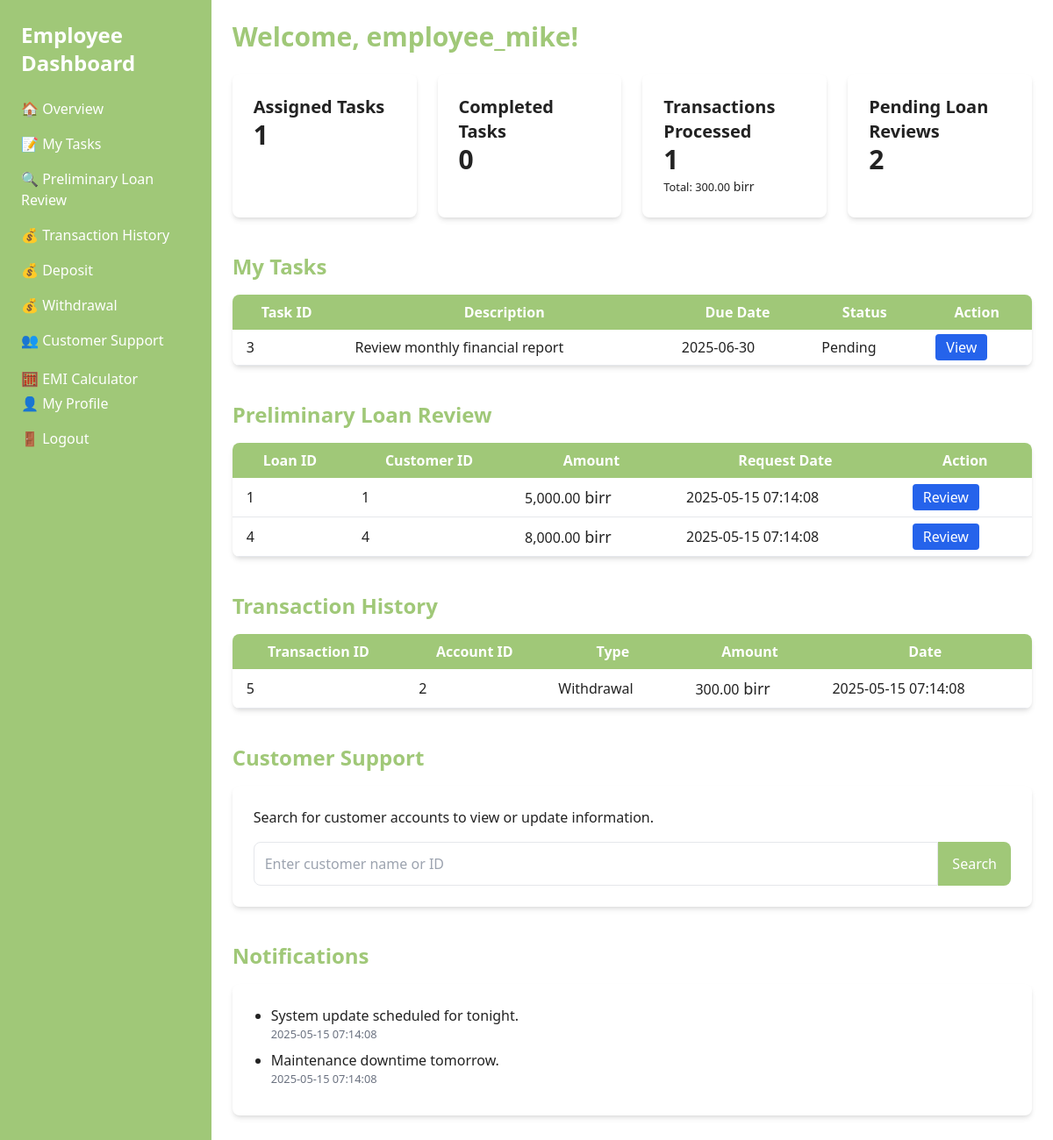
The app's page /employee_dashboard.php (signed in) with its own data.
### tables this page shows
CREATE TABLE tasks (
  task_id INT AUTO_INCREMENT PRIMARY KEY,
  task_description VARCHAR(255) NOT NULL,
  due_date DATE,
  status ENUM('Pending','Completed') DEFAULT 'Pending',
  assigned_to INT NOT NULL,
  CONSTRAINT fk_assigned_employee FOREIGN KEY (assigned_to) REFERENCES users(user_id)
);

CREATE TABLE Loans (
    loan_id INT PRIMARY KEY AUTO_INCREMENT,
    customer_id INT NOT NULL,
    loan_amount DECIMAL(10,2) NOT NULL,
    interest_rate DECIMAL(5,2) NOT NULL,
    duration INT NOT NULL,  
    status ENUM('Pending', 'Approved', 'Rejected') DEFAULT 'Pending',
    approved_by INT,
    request_date TIMESTAMP DEFAULT CURRENT_TIMESTAMP,
    approval_date TIMESTAMP NULL,
    FOREIGN KEY (customer_id) REFERENCES Customers(customer_id),
    FOREIGN KEY (approved_by) REFERENCES Employees(employee_id)
);

CREATE TABLE Transactions (
    transaction_id INT PRIMARY KEY AUTO_INCREMENT,
    account_id INT NOT NULL,
    transaction_type ENUM('Deposit', 'Withdrawal', 'Transfer') NOT NULL,
    amount DECIMAL(10,2) NOT NULL CHECK(amount > 0),
    transaction_date TIMESTAMP DEFAULT CURRENT_TIMESTAMP,
    processed_by INT NOT NULL,
    FOREIGN KEY (account_id) REFERENCES Accounts(account_id),
    FOREIGN KEY (processed_by) REFERENCES Employees(employee_id)
);

CREATE TABLE notifications (
  notification_id INT AUTO_INCREMENT PRIMARY KEY,
  message TEXT NOT NULL,
  target_role ENUM('Employee','Manager','Customer') NOT NULL,
  created_at TIMESTAMP DEFAULT CURRENT_TIMESTAMP
);

### employee_dashboard.php (the view, shortened to what this page needs)
<?php
require 'db_connection.php';
$employee_id = $_SESSION['user_id'];
$assignedTasks = [];
$completedTasks = 0;
$resultTaskCheck = $conn->query("SHOW TABLES LIKE 'tasks'");
if ($resultTaskCheck && $resultTaskCheck->num_rows > 0) {
    $queryTasks = "SELECT task_id, task_description, due_date, status
                   FROM tasks
                   WHERE assigned_to = $employee_id
                   ORDER BY due_date ASC";
    if ($result = $conn->query($queryTasks)) {
        while ($row = $result->fetch_assoc()) {
            $assignedTasks[] = $row;
        }
    }
    $queryCompletedTasks = "SELECT COUNT(*) AS completedTasks
                            FROM tasks
                            WHERE assigned_to = $employee_id AND status = 'Completed'";
    if ($result = $conn->query($queryCompletedTasks)) {
        if ($row = $result->fetch_assoc()) {
            $completedTasks = $row['completedTasks'];
        }
    }
}
$employeeTransactions = [];
$totalTransactionsValue = 0;
$queryTransactions = "SELECT transaction_id, account_id, transaction_type, amount, transaction_date
                      FROM transactions
                      WHERE processed_by = $employee_id
                      ORDER BY transaction_date DESC";
if ($result = $conn->query($queryTransactions)) {
    while ($row = $result->fetch_assoc()) {
        $employeeTransactions[] = $row;
        $totalTransactionsValue += $row['amount'];
    }
}
$transactionCount = count($employeeTransactions);
$pendingLoanReviews = [];
$queryLoanReviews = "SELECT loan_id, customer_id, loan_amount, request_date
                     FROM loans
                     WHERE status = 'Pending'
                     ORDER BY request_date ASC";
if ($result = $conn->query($queryLoanReviews)) {
    while ($row = $result->fetch_assoc()) {
        $pendingLoanReviews[] = $row;
    }
}
$pendingLoanReviewsCount = count($pendingLoanReviews);
$notifications = [];
$queryNotifications = "SELECT notification_id, message, created_at
                       FROM notifications
                       WHERE target_role = 'Employee'
                       ORDER BY created_at DESC";
if ($result = $conn->query($queryNotifications)) {
    while ($row = $result->fetch_assoc()) {
        $notifications[] = $row;
    }
}
?>
<!DOCTYPE html>
<html lang="en">
<head>
    <link href="https://cdn.jsdelivr.net/npm/tailwindcss@2.2.16/dist/tailwind.min.css" rel="stylesheet">
    <link href="styles.css" rel="stylesheet">
</head>
<body class="bg-3 text-color2">
    <div class="flex">
        <aside class="w-[25%] bg-primary text-white h-screen p-6 sticky">
            <h2 class="text-2xl font-bold mb-6">Employee Dashboard</h2>
            <nav>
                <ul>
                    <li class="mb-4"><a href="employee_dashboard.php" class="hover:text-color3">🏠 Overview</a></li>
                    <li class="mb-4"><a href="employee_tasks.php" class="hover:text-color3">📝 My Tasks</a></li>
                    <li class="mb-4"><a href="loan_review.php" class="hover:text-color3">🔍 Preliminary Loan Review</a>
                    </li>
                    <li class="mb-4"><a href="employee_transactions.php" class="hover:text-color3">💰 Transaction
                            History</a></li>
                    <li class="mb-4"><a href="employee_deposit.php" class="hover:text-color3">💰 Deposit</a>
                    <li class="mb-4"><a href="withdrawal.php" class="hover:text-color3">💰 Withdrawal</a>
                    <li class="mb-4"><a href="customer_support.php" class="hover:text-color3">👥 Customer Support</a>
                    </li>
                    <li class="py-1"><a href="emi_calculator.php" class="hover:text-color3">🧮 EMI Calculator</a></li>
                    <li class="mb-4"><a href="employee_profile.php" class="hover:text-color3">👤 My Profile</a></li>
                    <li class="mb-4"><a href="logout.php" class="hover:text-color3">🚪 Logout</a></li>
                </ul>
            </nav>
        </aside>
        <main class="flex-grow p-6 h-screen w-[75%] overflow-auto">
            <h1 class="text-3xl font-bold mb-6 text-color3">Welcome,
                <?php echo htmlspecialchars($_SESSION['username']); ?>!</h1>
            <div class="grid grid-cols-1 md:grid-cols-4 gap-6 mb-10">
                <div class="bg-white shadow-md rounded-lg p-6">
                    <h3 class="text-xl font-semibold">Assigned Tasks</h3>
                    <p class="text-3xl font-bold"><?php echo count($assignedTasks); ?></p>
                </div>
                <div class="bg-white shadow-md rounded-lg p-6">
                    <h3 class="text-xl font-semibold">Completed Tasks</h3>
                    <p class="text-3xl font-bold"><?php echo $completedTasks; ?></p>
                </div>
                <div class="bg-white shadow-md rounded-lg p-6">
                    <h3 class="text-xl font-semibold">Transactions Processed</h3>
                    <p class="text-3xl font-bold"><?php echo $transactionCount; ?></p>
                    <small>Total: <?php echo number_format($totalTransactionsValue, 2); ?><span class="text-sm">
                            birr<span></small>
                </div>
                <div class="bg-white shadow-md rounded-lg p-6">
                    <h3 class="text-xl font-semibold">Pending Loan Reviews</h3>
                    <p class="text-3xl font-bold"><?php echo $pendingLoanReviewsCount; ?></p>
                </div>
            </div>
            <section class="mb-10">
                <h2 class="text-2xl font-bold mb-4 text-color3">My Tasks</h2>
                <?php if(count($assignedTasks) > 0): ?>
                <div class="bg-white shadow-md rounded-lg overflow-auto">
                    <table class="w-full">
                        <thead class="bg-primary text-white">
                            <tr>
                                <th class="px-4 py-2">Task ID</th>
                                <th class="px-4 py-2">Description</th>
                                <th class="px-4 py-2">Due Date</th>
                                <th class="px-4 py-2">Status</th>
                                <th class="px-4 py-2">Action</th>
                            </tr>
                        </thead>
                        <tbody>
                            <?php foreach($assignedTasks as $task): ?>
                            <tr class="border-b hover:bg-gray-100">
                                <td class="px-4 py-2"><?php echo htmlspecialchars($task['task_id']); ?></td>
                                <td class="px-4 py-2"><?php echo htmlspecialchars($task['task_description']); ?></td>
                                <td class="px-4 py-2"><?php echo htmlspecialchars($task['due_date']); ?></td>
                                <td class="px-4 py-2"><?php echo htmlspecialchars($task['status']); ?></td>
                                <td class="px-4 py-2">
                                    <a href="view_task.php?task_id=<?php echo $task['task_id']; ?>"
                                        class="bg-blue-600 text-white px-3 py-1 rounded hover:bg-blue-700">View</a>
                                </td>
                            </tr>
                            <?php endforeach; ?>
                        </tbody>
                    </table>
                </div>
                <?php else: ?>
                <div class="p-6 text-center bg-white shadow-md rounded-lg">No tasks assigned.</div>
                <?php endif; ?>
            </section>
            <section class="mb-10">
                <h2 class="text-2xl font-bold mb-4 text-color3">Preliminary Loan Review</h2>
                <?php if(count($pendingLoanReviews) > 0): ?>
                <div class="bg-white shadow-md rounded-lg overflow-auto">
                    <table class="w-full">
                        <thead class="bg-primary text-white">
                            <tr>
                                <th class="px-4 py-2">Loan ID</th>
                                <th class="px-4 py-2">Customer ID</th>
                                <th class="px-4 py-2">Amount</th>
                                <th class="px-4 py-2">Request Date</th>
                                <th class="px-4 py-2">Action</th>
                            </tr>
                        </thead>
                        <tbody>
                            <?php foreach($pendingLoanReviews as $loan): ?>
                            <tr class="border-b hover:bg-gray-100">
                                <td class="px-4 py-2"><?php echo htmlspecialchars($loan['loan_id']); ?></td>
                                <td class="px-4 py-2"><?php echo htmlspecialchars($loan['customer_id']); ?></td>
                                <td class="px-4 py-2"><?php echo number_format($loan['loan_amount'], 2); ?><span
                                        class="text-lg">
                                        birr</span></td>
                                <td class="px-4 py-2"><?php echo htmlspecialchars($loan['request_date']); ?></td>
                                <td class="px-4 py-2">
                                    <a href="review_loan.php?loan_id=<?php echo $loan['loan_id']; ?>"
                                        class="bg-blue-600 text-white px-3 py-1 rounded hover:bg-blue-700">Review</a>
                                </td>
                            </tr>
                            <?php endforeach; ?>
                        </tbody>
                    </table>
                </div>
                <?php else: ?>
                <div class="p-6 text-center bg-white shadow-md rounded-lg">No pending loan reviews.</div>
                <?php endif; ?>
            </section>
            <section class="mb-10">
                <h2 class="text-2xl font-bold mb-4 text-color3">Transaction History</h2>
                <?php if(count($employeeTransactions) > 0): ?>
                <div class="bg-white shadow-md rounded-lg overflow-auto">
                    <table class="w-full">
                        <thead class="bg-primary text-white">
                            <tr>
                                <th class="px-4 py-2">Transaction ID</th>
                                <th class="px-4 py-2">Account ID</th>
                                <th class="px-4 py-2">Type</th>
                                <th class="px-4 py-2">Amount</th>
                                <th class="px-4 py-2">Date</th>
                            </tr>
                        </thead>
                        <tbody>
                            <?php foreach($employeeTransactions as $trans): ?>
                            <tr class="border-b hover:bg-gray-100">
                                <td class="px-4 py-2"><?php echo htmlspecialchars($trans['transaction_id']); ?></td>
                                <td class="px-4 py-2"><?php echo htmlspecialchars($trans['account_id']); ?></td>
                                <td class="px-4 py-2"><?php echo htmlspecialchars($trans['transaction_type']); ?></td>
                                <td class="px-4 py-2"><?php echo number_format($trans['amount'], 2); ?><span
                                        class="text-lg">
                                        birr</span></td>
                                <td class="px-4 py-2"><?php echo htmlspecialchars($trans['transaction_date']); ?></td>
                            </tr>
                            <?php endforeach; ?>
                        </tbody>
                    </table>
                </div>
                <?php else: ?>
                <div class="p-6 text-center bg-white shadow-md rounded-lg">No transactions found.</div>
                <?php endif; ?>
            </section>
            <section class="mb-10">
                <h2 class="text-2xl font-bold mb-4 text-color3">Customer Support</h2>
                <div class="bg-white shadow-md rounded-lg p-6">
                    <p class="mb-4">Search for customer accounts to view or update information.</p>
                    <form action="search_customer.php" method="GET" class="flex">
                        <input type="text" name="query" placeholder="Enter customer name or ID"
                            class="flex-grow p-3 border rounded-l-lg focus:outline-none">
                        <button type="submit"
                            class="bg-primary text-white px-4 py-3 rounded-r-lg hover:bg-color3 transition-all">Search</button>
                    </form>
                </div>
            </section>
            <section class="mb-10">
                <h2 class="text-2xl font-bold mb-4 text-color3">Notifications</h2>
                <?php if(count($notifications) > 0): ?>
                <div class="bg-white shadow-md rounded-lg p-6">
                    <ul class="list-disc pl-5">
                        <?php foreach($notifications as $note): ?>
                        <li class="mb-2">
                            <?php echo htmlspecialchars($note['message']); ?>
                            <small
                                class="block text-gray-500"><?php echo htmlspecialchars($note['created_at']); ?></small>
                        </li>
                        <?php endforeach; ?>
                    </ul>
                </div>
                <?php else: ?>
                <div class="p-6 text-center bg-white shadow-md rounded-lg">No notifications found.</div>
                <?php endif; ?>
            </section>
        </main>
    </div>
</body>
</html>

### styles.css (style rules this page uses)
:root { --primary-color: #a0c878; --secondary-color: #ddeb9d; --color2-color: #fafge9; --color3-color: #fffdfg; --color4-color: #333; --color5-color: #222; }
.bg-primary { background-color: var(--primary-color); }
.bg-3 { background-color: var(--color3-color); }
.text-color2 { color: var(--color5-color); }
.text-color3 { color: var(--primary-color); }
body { background-color: var(--color3-color); }

### records on screen
tasks: task_id "3", task_description "Review monthly financial report", due_date "2025-06-30", status "Pending"
loans: loan_id "1", customer "1", loan_amount "5,000.00", request_date "2025-05-15 07:14:08"
loans: loan_id "4", customer "4", loan_amount "8,000.00", request_date "2025-05-15 07:14:08"
transactions: transaction_id "5", account "2", transaction_type "Withdrawal", amount "300.00", transaction_date "2025-05-15 07:14:08"
notifications: message "System update scheduled for tonight.", created_at "2025-05-15 07:14:08"
notifications: message "Maintenance downtime tomorrow.", created_at "2025-05-15 07:14:08"

### other values on screen
$_SESSION['username'] "employee_mike"
count($assignedTasks) "1"
$completedTasks "0"
$transactionCount "1"
$totalTransactionsValue "300.00"
$pendingLoanReviewsCount "2"
